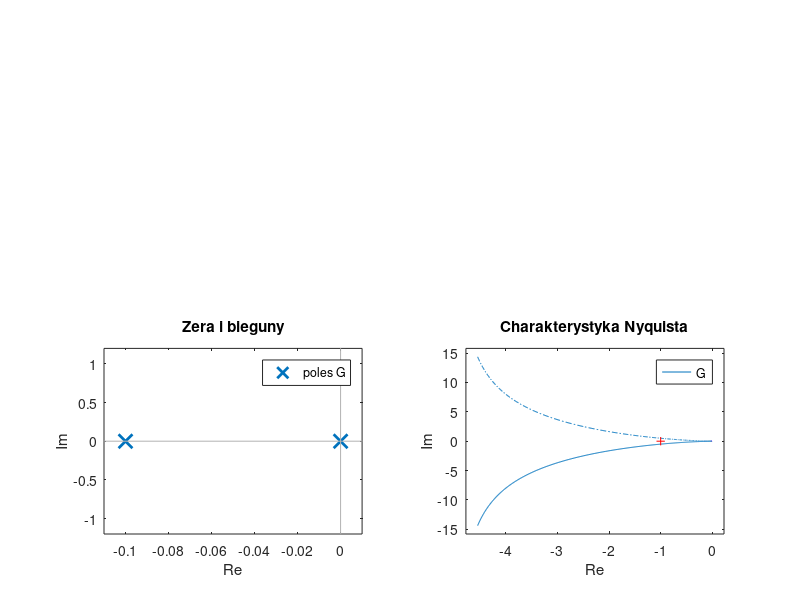

MATLAB code to generate this figure:
clear;
clc;

G = tf(1,[20 2 0]);

figure;
subplot(2,2,1);
impulse(G);
grid;
title('Odpowiedź impulsowa');
xlabel('Czas');
ylabel('Odpowiedź');
subplot(2,2,2);
step(G);
grid;
title('Odpowiedź skokowa');
xlabel('Czas');
ylabel('Odpowiedź');
subplot(2,2,3);
pzmap(G);
grid;
title('Zera i bieguny');
xlabel('Re');
ylabel('Im');
subplot(2,2,4);
nyquist(G);
grid;
title('Charakterystyka Nyquista');
xlabel('Re');
ylabel('Im');
